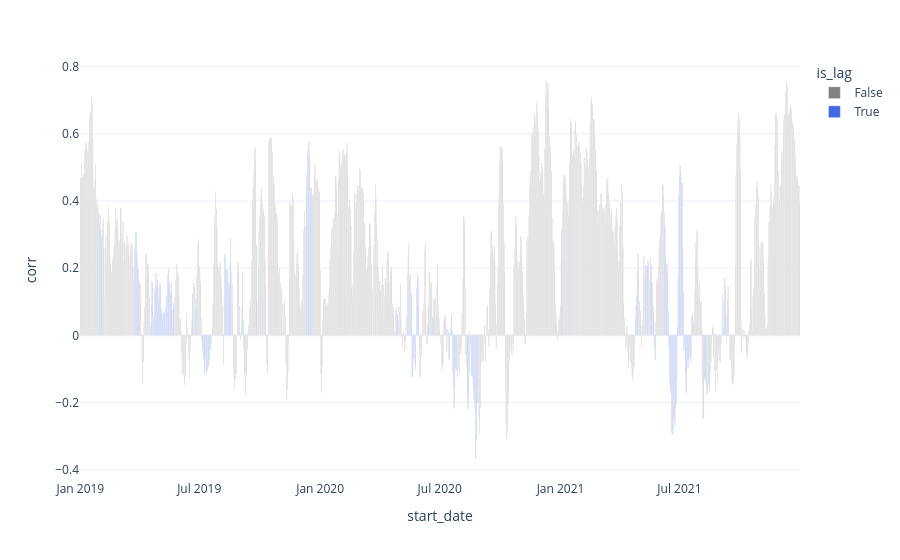

Notebook code for this chart:
### Code cell
fig = px.bar(all_lag_stats_df_pair,x='start_date',y='corr',color='is_lag',color_discrete_map={False:'grey',True:'royalblue'})
fig.show()

### Figure 1 — Plotly figure (JSON) as saved in the notebook; plotly's stock layout.template omitted (floating-point values rounded to 4 significant figures; data arrays with more than 128 entries replaced by an {"elided": "..."} marker saying what was removed)
{"data": [{"alignmentgroup": "True", "hovertemplate": "is_lag=False<br>start_date=%{x}<br>corr=%{y}<extra></extra>", "legendgroup": "False", "marker": {"color": "grey"}, "name": "False", "offsetgroup": "False", "orientation": "v", "showlegend": true, "textposition": "auto", "type": "bar", "x": {"elided": "905 str values"}, "xaxis": "x", "y": {"elided": "905 float values"}, "yaxis": "y"}, {"alignmentgroup": "True", "hovertemplate": "is_lag=True<br>start_date=%{x}<br>corr=%{y}<extra></extra>", "legendgroup": "True", "marker": {"color": "royalblue"}, "name": "True", "offsetgroup": "True", "orientation": "v", "showlegend": true, "textposition": "auto", "type": "bar", "x": {"elided": "191 str values"}, "xaxis": "x", "y": {"elided": "191 float values"}, "yaxis": "y"}], "layout": {"barmode": "relative", "legend": {"title": {"text": "is_lag"}, "tracegroupgap": 0}, "margin": {"t": 60}, "xaxis": {"anchor": "y", "domain": [0.0, 1.0], "title": {"text": "start_date"}}, "yaxis": {"anchor": "x", "domain": [0.0, 1.0], "title": {"text": "corr"}}}}
